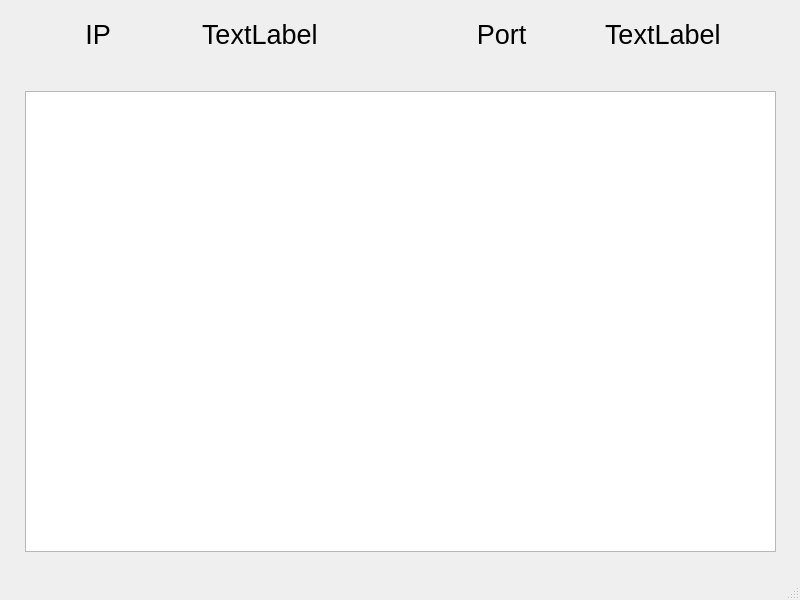
<?xml version="1.0" encoding="UTF-8"?>
<ui version="4.0">
 <class>Server</class>
 <widget class="QMainWindow" name="Server">
  <property name="geometry">
   <rect>
    <x>0</x>
    <y>0</y>
    <width>800</width>
    <height>600</height>
   </rect>
  </property>
  <property name="windowTitle">
   <string>Server</string>
  </property>
  <widget class="QWidget" name="centralwidget">
   <widget class="QTableView" name="tableView">
    <property name="geometry">
     <rect>
      <x>25</x>
      <y>91</y>
      <width>751</width>
      <height>461</height>
     </rect>
    </property>
   </widget>
   <widget class="QWidget" name="">
    <property name="geometry">
     <rect>
      <x>0</x>
      <y>-1</y>
      <width>801</width>
      <height>71</height>
     </rect>
    </property>
    <layout class="QHBoxLayout" name="horizontalLayout">
     <item>
      <widget class="QLabel" name="label">
       <property name="font">
        <font>
         <pointsize>20</pointsize>
        </font>
       </property>
       <property name="text">
        <string>IP</string>
       </property>
       <property name="alignment">
        <set>Qt::AlignCenter</set>
       </property>
      </widget>
     </item>
     <item>
      <widget class="QLabel" name="label_IP">
       <property name="font">
        <font>
         <pointsize>20</pointsize>
        </font>
       </property>
       <property name="text">
        <string>TextLabel</string>
       </property>
       <property name="alignment">
        <set>Qt::AlignLeading|Qt::AlignLeft|Qt::AlignVCenter</set>
       </property>
      </widget>
     </item>
     <item>
      <widget class="QLabel" name="label_3">
       <property name="font">
        <font>
         <pointsize>20</pointsize>
        </font>
       </property>
       <property name="text">
        <string>Port</string>
       </property>
       <property name="alignment">
        <set>Qt::AlignCenter</set>
       </property>
      </widget>
     </item>
     <item>
      <widget class="QLabel" name="label_PORT">
       <property name="font">
        <font>
         <pointsize>20</pointsize>
        </font>
       </property>
       <property name="text">
        <string>TextLabel</string>
       </property>
       <property name="alignment">
        <set>Qt::AlignLeading|Qt::AlignLeft|Qt::AlignVCenter</set>
       </property>
      </widget>
     </item>
    </layout>
   </widget>
  </widget>
  <widget class="QMenuBar" name="menubar">
   <property name="geometry">
    <rect>
     <x>0</x>
     <y>0</y>
     <width>800</width>
     <height>26</height>
    </rect>
   </property>
  </widget>
  <widget class="QStatusBar" name="statusbar"/>
 </widget>
 <resources/>
 <connections/>
</ui>
